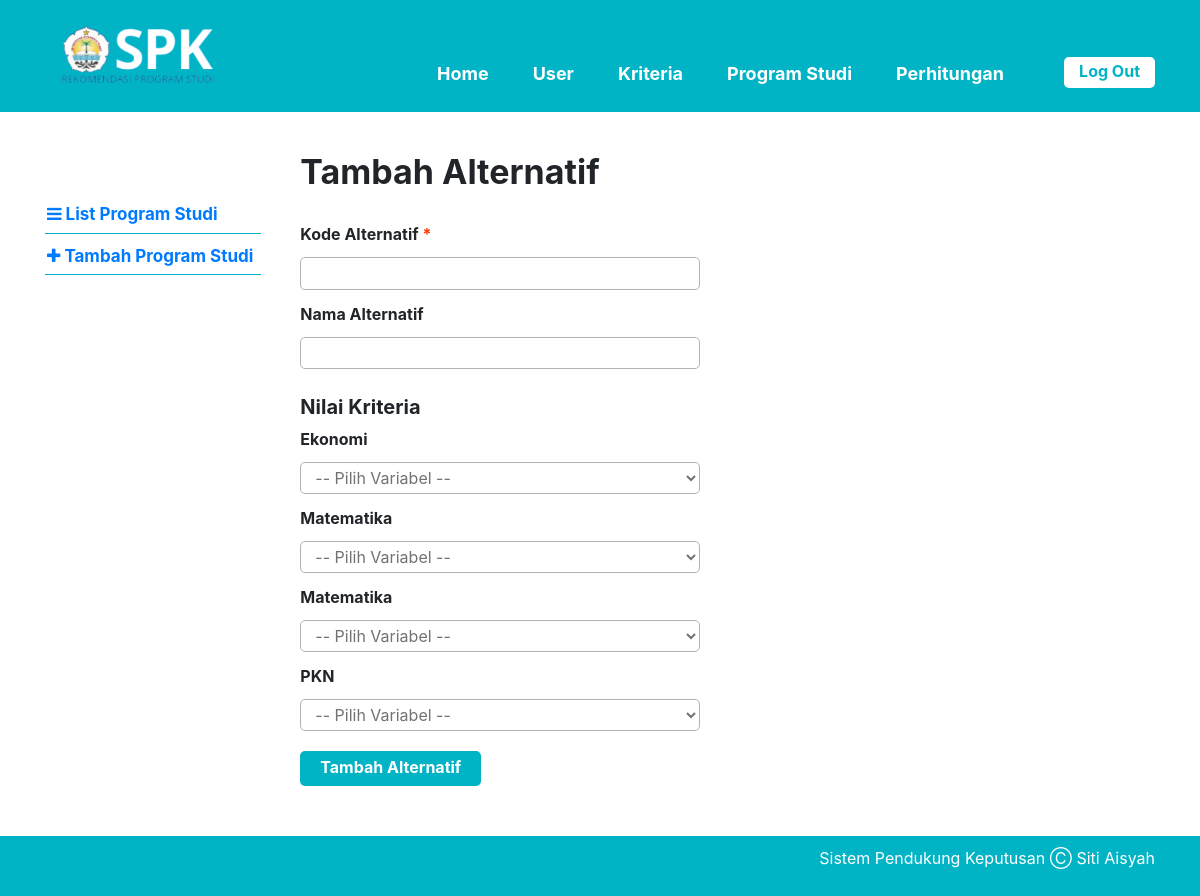
The app's page /tambah-alternatif.php (signed in) with its own data.
### tables this page shows
CREATE TABLE `kriteria` (
  `id_kriteria` int(10) NOT NULL,
  `kode` varchar(4) NOT NULL,
  `nama_kriteria` varchar(30) NOT NULL,
  `bobot` float NOT NULL,
  `ada_pilihan` tinyint(1) NOT NULL,
  `urutan_order` int(2) NOT NULL
);

### tambah-alternatif.php (the view, shortened to what this page needs)
<?php require_once('includes/init.php'); ?>
<?php
$kode_alternatif = (isset($_POST['kode_alternatif'])) ? trim($_POST['kode_alternatif']) : '';
$nama_alternatif = (isset($_POST['nama_alternatif'])) ? trim($_POST['nama_alternatif']) : '';
?>
<?php
require_once('template-parts/header.php');
?>
	<div class="main-content-row">
	<div class="container clearfix">
		<?php include_once('template-parts/sidebar-alternatif.php'); ?>
		<div class="main-content the-content">
			<h1>Tambah Alternatif</h1>
				<form action="tambah-alternatif.php" method="post">
					<div class="field-wrap clearfix">
						<label>Kode Alternatif <span class="red">*</span></label>
						<input type="text" name="kode_alternatif" value="<?php echo $kode_alternatif; ?>">
					</div>
					<div class="field-wrap clearfix">
						<label>Nama Alternatif</label>
						<input type="text" name="nama_alternatif" cols="30" value="<?php echo $nama_alternatif; ?>">
					</div>
					<h3>Nilai Kriteria</h3>
					<?php
					$query = $pdo->prepare('SELECT id_kriteria, kode, ada_pilihan, nama_kriteria FROM kriteria ORDER BY urutan_order ASC');
					$query->execute();
					$query->setFetchMode(PDO::FETCH_ASSOC);
					if($query->rowCount() > 0):
						while($kriteria = $query->fetch()):
						?>
							<div class="field-wrap clearfix">
								<label><?php echo $kriteria['nama_kriteria']; ?></label>
								<?php if(!$kriteria['ada_pilihan']): ?>
									<select name="kriteria[<?php echo $kriteria['id_kriteria']; ?>]">
										<option value="0">-- Pilih Variabel --</option>
									</select>
								<?php endif; ?>
							</div>
						<?php
						endwhile;
					else:
						echo '<p>Kriteria masih kosong.</p>';
					endif;
					?>
					<div class="field-wrap clearfix">
						<button type="submit" name="submit" value="submit" class="button">Tambah Alternatif</button>
					</div>
				</form>
		</div>
	</div>
	</div>
<?php
require_once('template-parts/footer.php');

### stylesheets/style.css (style rules this page uses)
html,body,div,span,applet,object,iframe,h1,h2,h3,h4,h5,h6,p,blockquote,pre,a,abbr,acronym,address,big,cite,code,del,dfn,em,img,ins,kbd,q,s,samp,small,strike,strong,sub,sup,tt,var,b,u,i,center,dl,dt,dd,ol,ul,li,fieldset,form,label,legend,table,caption,tbody,tfoot,thead,tr,th,td,article,aside,canvas,details,embed,figure,figcaption,footer,header,hgroup,menu,nav,output,ruby,section,summary,time,mark,audio,video { margin:0;padding:0;border:0;font-size:100%;vertical-align:baseline }
body { line-height:1 }
*,*:before,*:after { -moz-box-sizing:border-box;-webkit-box-sizing:border-box;box-sizing:border-box }
.clearfix:before,.clearfix:after { content:" ";display:table }
.clear,.clearfix:after { clear:both }
.container { max-width:1100px;margin:0 auto;position:relative;padding:0 30px }
body { background:#00b4c6;font-family:"PT Sans",sans-serif;color:#727272;font-size:14px;line-height:1.3;font-weight:500 }
textarea,input[type="text"],input[type="email"],input[type="date"],input[type="tel"],input[type="search"],input[type="number"],select,input[type="password"] { background:#fff;border:1px solid #b2b2b2;width:100%;font-family:inherit;font-weight:inherit;font-size:16px;padding:4px 10px;vertical-align:top;margin:0;color:#727272;border-radius:5px }
h1,h2,h3,h4,h5,h6 { font-weight:300 }
.the-content { font-size:16px;line-height:1.42857 }
.the-content h1,.the-content h2,.the-content h3,.the-content h4,.the-content h5,.the-content h6 { font-weight:700 }
.the-content h1 { font-size:34px;margin:0.8em 0 0.8em;padding:0;line-height:1.2 }
.the-content h3 { font-size:20px;margin:0.8em 0 0.3em }
.the-content>h1:first-child,.the-content>h3:first-child,.the-content>h2:first-child { margin-top:0 }
button,a { -webkit-transition:all .2s ease;-moz-transition:all .2s ease;-o-transition:all .2s ease;transition:all 0.2s ease }
span.red,a.red,.the-content span.red,.the-content a.red { color:#ff3600 }
.the-content .button,.button { background:#00b4c6;color:#fff;display:inline-block;font-size:16px;font-weight:700;line-height:1.2;border:0;font-family:inherit;padding:7px 20px 9px;cursor:pointer;border-radius:5px }
.main-content { float:right;width:77%;padding:40px 0 }
.field-wrap { max-width:400px;padding-bottom:10px }
.field-wrap label { display:block;font-weight:700;padding:3px 0 }
.field-wrap .button { margin-top:10px }

### records on screen
kriteria: nama_kriteria "Ekonomi", id_kriteria "-- Pilih Variabel --"
kriteria: nama_kriteria "Matematika", id_kriteria "-- Pilih Variabel --"
kriteria: nama_kriteria "Matematika", id_kriteria "-- Pilih Variabel --"
kriteria: nama_kriteria "PKN", id_kriteria "-- Pilih Variabel --"
